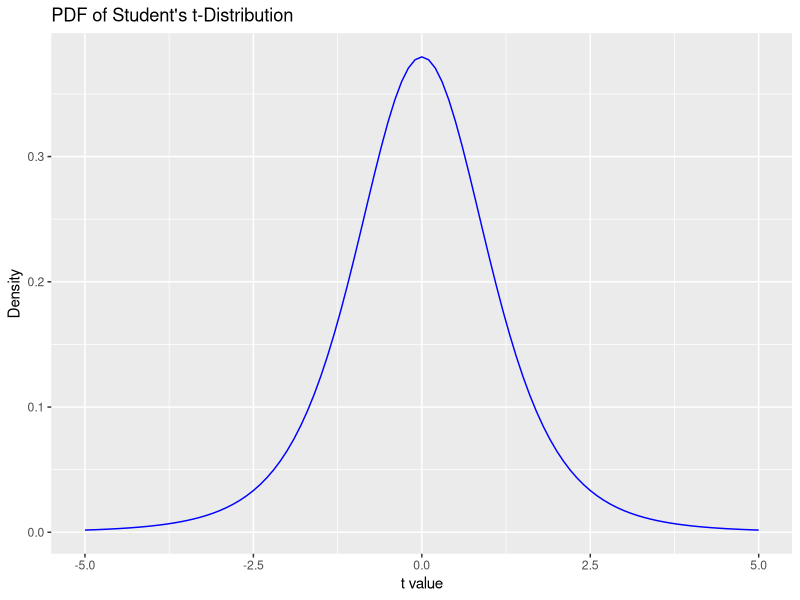
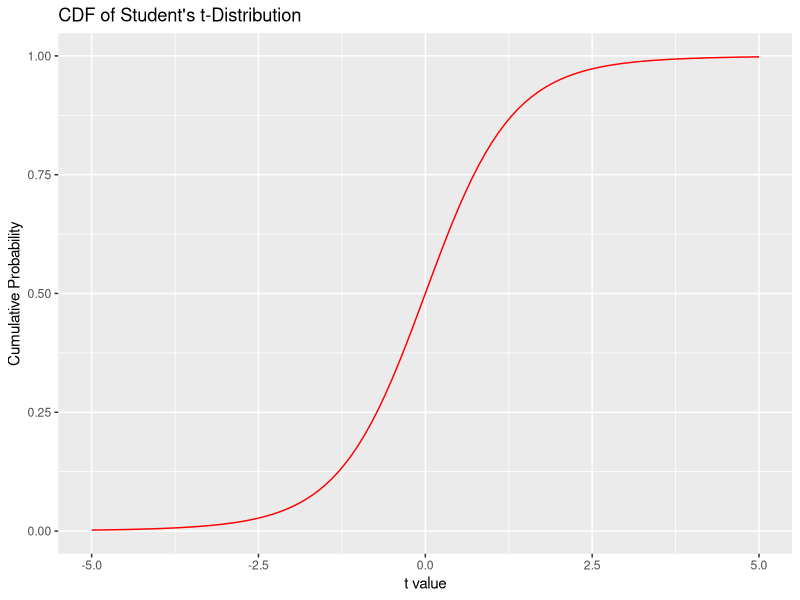
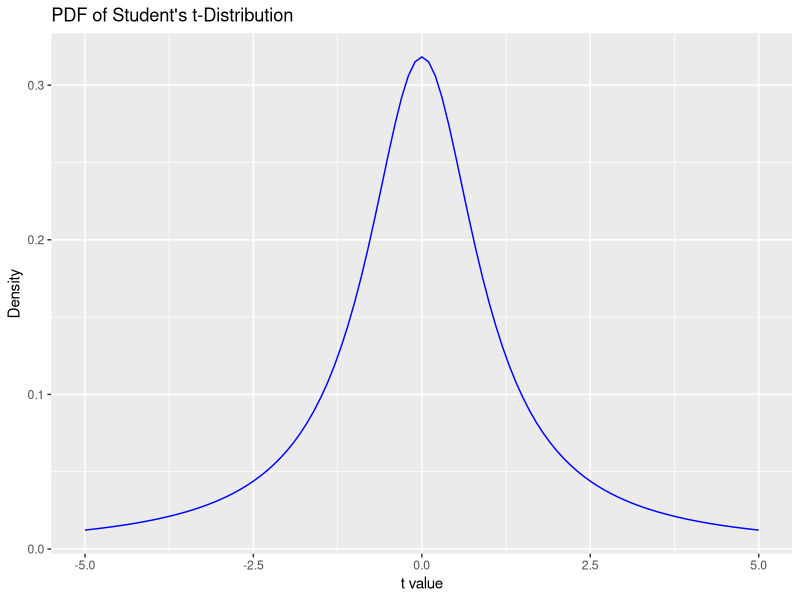
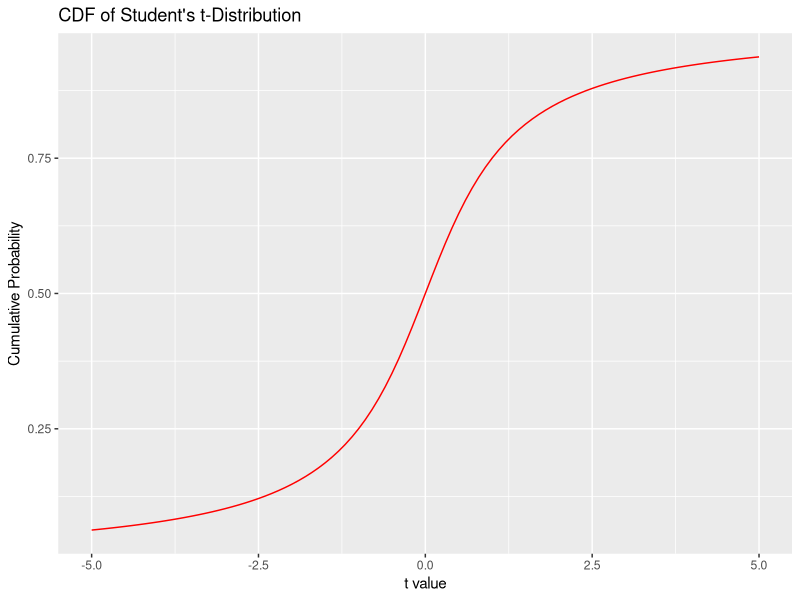
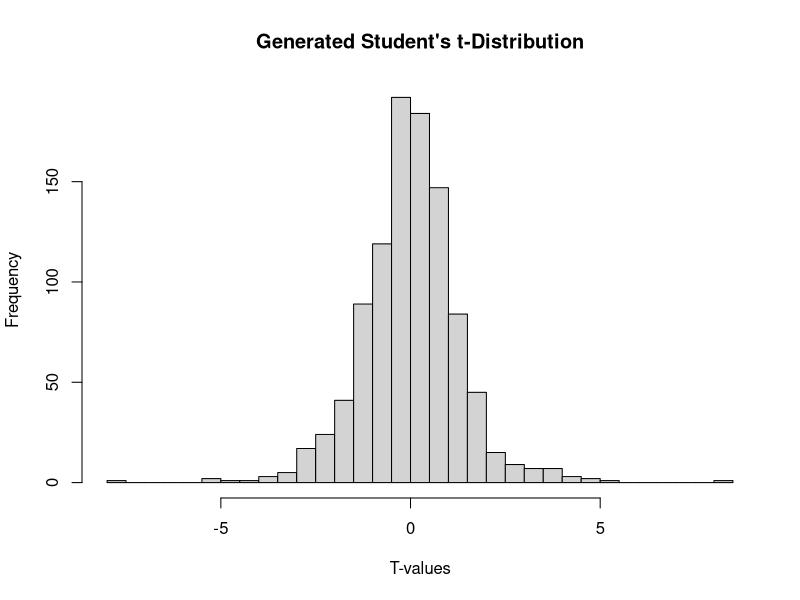
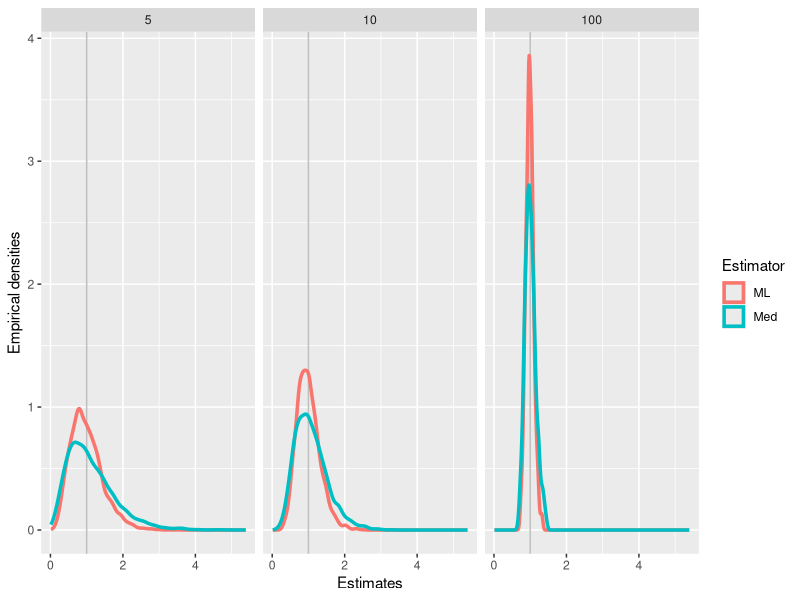

Write R code to recreate these figures, in order.
## ---- chunk 1
knitr::opts_chunk$set(echo = TRUE)
## ---- chunk 2
set.seed(123)
## ---- chunk 3
# Student's t PDF
student_t_pdf <- function(t, nu) {
  gamma((nu + 1) / 2) / (sqrt(nu * pi) * gamma(nu / 2)) * (1 + (t^2) / nu)^(-(nu + 1) / 2)
}

# Student's t CDF (using numerical integration)
student_t_cdf <- function(t, nu) {
  integrate(function(x) student_t_pdf(x, nu), lower = -Inf, upper = t)$value
}

# Example usage
nu <- 5 # degrees of freedom
t_value <- 2

# Calculate PDF
pdf_value <- student_t_pdf(t_value, nu)

# Calculate CDF
cdf_value <- student_t_cdf(t_value, nu)

# Print results
print(paste("PDF at t =", t_value, ":", pdf_value))
print(paste("CDF at t =", t_value, ":", cdf_value))

## ---- chunk 4
# Load necessary library
library(ggplot2)

# Set degrees of freedom
nu <- 5

plot_dist <- function(nu) {

# Create a sequence of t values
t_values <- seq(-5, 5, by = 0.1)

# Calculate PDF and CDF for each t value
pdf_values <- sapply(t_values, student_t_pdf, nu = nu)
cdf_values <- sapply(t_values, student_t_cdf, nu = nu)

# Create a data frame for plotting
data_for_plot <- data.frame(t = t_values, PDF = pdf_values, CDF = cdf_values)

# Plot PDF
pdf_plot <- ggplot(data_for_plot, aes(x = t, y = PDF)) +
  geom_line(color = 'blue') +
  ggtitle('PDF of Student\'s t-Distribution') +
  xlab('t value') +
  ylab('Density')

# Plot CDF
cdf_plot <- ggplot(data_for_plot, aes(x = t, y = CDF)) +
  geom_line(color = 'red') +
  ggtitle('CDF of Student\'s t-Distribution') +
  xlab('t value') +
  ylab('Cumulative Probability')

# Display plots
print(pdf_plot)
print(cdf_plot)
}

plot_dist(nu)
## ---- chunk 5
nu <- 1
plot_dist(nu)
## ---- chunk 6
generate_t_distribution <- function(n, nu) {
  Z <- rnorm(n)
  X <- rchisq(n, df = nu)
  T <- Z / sqrt(X / nu)
  return(T)
}

# Example usage
n <- 1000    # number of random values to generate
nu <- 5      # degrees of freedom
t_values <- generate_t_distribution(n, nu)

# You can plot to see the distribution
hist(t_values, breaks = 30, main = "Generated Student's t-Distribution", xlab = "T-values")

## ---- chunk 7
# Student's t PDF function
student_t_pdf <- function(t, nu) {
  gamma((nu + 1) / 2) / (sqrt(nu * pi) * gamma(nu / 2)) * (1 + (t^2) / nu)^(-(nu + 1) / 2)
}

# Log-Likelihood function using the custom Student's t PDF
log_likelihood_t <- function(v, data) {
  sum(log(sapply(data, student_t_pdf, nu = v)))
}

# Function to find MLE of degrees of freedom (v)
mle_t_distribution <- function(data) {
  # Ensure data does not contain non-finite values
  data <- data[is.finite(data)]
  
  # Optim function with bounds for v and adjusted initial value
  mle <- optim(par = 4, fn = function(v) -log_likelihood_t(v, data), 
               method = "L-BFGS-B", lower = 2, upper = 30, control = list(fnscale = -1))
  return(mle$par)
}

# Generate random data using the custom Student's t distribution function
data_sample <- generate_t_distribution(100, 5)  # Example data generation

# Estimate degrees of freedom using MLE
estimated_v <- mle_t_distribution(data_sample)
print(estimated_v)

## ---- chunk 8
# Bootstrap-enhanced MLE function
bootstrap_mle_t_distribution <- function(original_data, n_bootstrap = 1000) {
  bootstrap_estimates <- numeric(n_bootstrap)

  for (i in 1:n_bootstrap) {
    # Create a bootstrap sample
    bootstrap_sample <- sample(original_data, size = length(original_data), replace = TRUE)

    # Estimate v using MLE for the bootstrap sample
    estimated_v <- optim(par = 4, fn = function(v) -log_likelihood_t(v, bootstrap_sample), 
                         method = "L-BFGS-B", lower = 2, upper = 30, control = list(fnscale = -1))$par
    bootstrap_estimates[i] <- estimated_v
  }

  # Aggregate results: mean or median can be used
  final_estimate <- mean(bootstrap_estimates)
  return(list(estimate = final_estimate, bootstrap_estimates = bootstrap_estimates))
}

# Example usage
data_sample <- generate_t_distribution(100, 5)  # Generate sample data
result <- bootstrap_mle_t_distribution(data_sample)
print(result$estimate)

## ---- chunk 9
library(reshape2)
## ---- chunk 10
set.seed(seed=1234567890, kind="Mersenne-Twister")

N <- c(5, 10, 100)
Rf <- 30000 # There will be 6000, 3000, and 300 replications for each element in N
Output <- NULL

for(n in N){ # Loop for first factor
  for(r in 1:round(Rf/n)){ # Replications loop
    x <- rexp(n) # Same sample for all estimators
    Output <- rbind(Output, 
                    c(n,
                      mean(x),
                      median(x)/log(2)))
  }
}

Output <- data.frame(Output)
names(Output) <- c("n", "ML", "Med")
Output$n <- as.factor(Output$n)

Output.melt <- melt(data=Output, 
                    id.vars=1,
                    measure.vars=2:3,
                    variable.name="Estimator",
                    value.name="Estimates")
## ---- chunk 11
ggplot(Output.melt, aes(x=Estimates, col=Estimator)) +
  geom_vline(xintercept = 1, col="gray") +
  geom_density(linewidth=1.2) +
  ylab("Empirical densities") +
  facet_wrap(~n)
